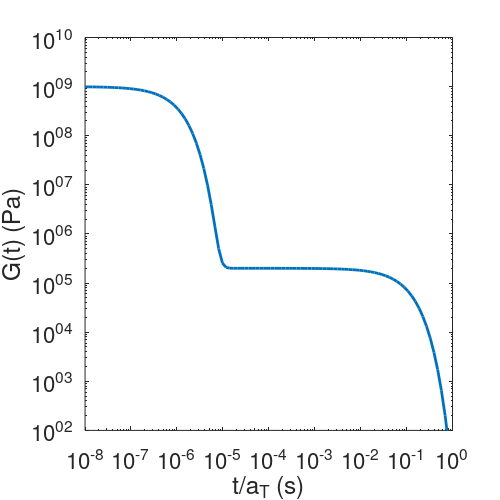
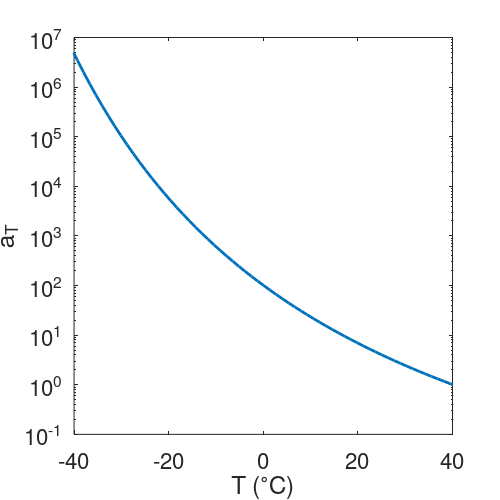

Source code (MATLAB) for these figures, in order:
clear all
close all
set(0, 'DefaultAxesFontSize', 16);
set(0, 'DefaultLineLineWidth', 2);
set(0, 'DefaultFigurePaperposition',[0 0 5 5])
set(0, 'DefaultFigurePaperSize',[5 5])
xdata=logspace(-8,0,100);
ydata=1e9*exp(-xdata/1e-6)+2e5*exp(-xdata/1e-1);
loglog(xdata,ydata);
xtics=logspace(-8,1,10);
set(gca,'XTick',xtics)
xlabel('t/a_{T} (s)')
ylabel('G(t) (Pa)')
ylim([1e2 1e10])
xlim([1e-8 1])
print(gcf,'-depsc2','gtplot.eps')

figure
xdata=linspace(-80,50,100);
A=-5;
B=700.6;
Tinf=-100;
ydata=10.^(A+B./(xdata-Tinf));
semilogy(xdata,ydata)
ytics=logspace(-1,7,9);
set(gca,'YTick',ytics)
xlabel('T (^{\circ}C)')
ylabel('a_{T}')
xlim([-40 40])
ylim([0.1 10^7])
print(gcf,'-depsc2','atplot.eps')
